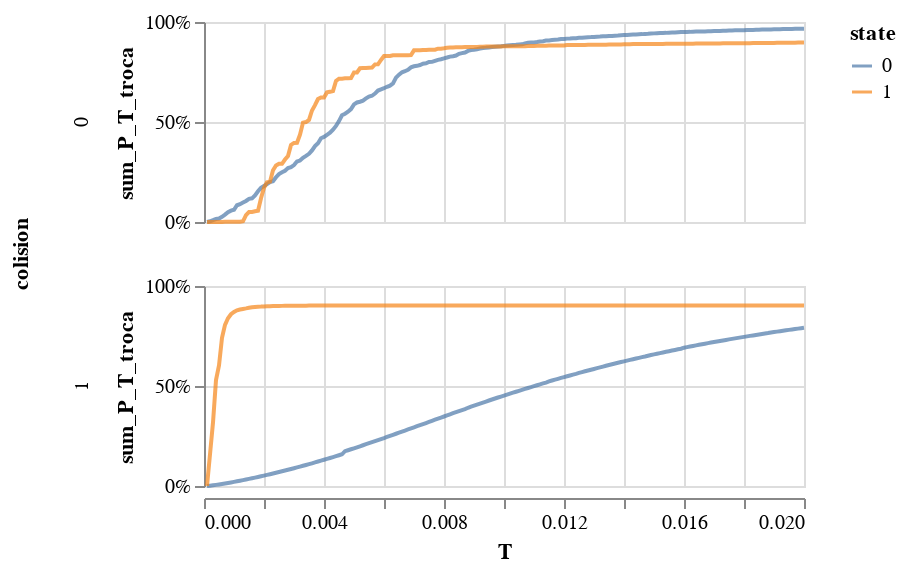

Notebook source saved alongside this figure:
### Code cell
alt.Chart(db_mean).mark_line(opacity = 0.7).encode(
    x = 'T',
    y = alt.Y('sum_P_T_troca').axis(format = '%'),
    row = 'colision:N',
    color = 'state:N'
).properties(height = 100).resolve_scale(y = 'independent')

### Figure 1 — Vega-Lite specification as saved in the notebook (floating-point values rounded to 4 significant figures; data arrays with more than 128 entries replaced by an {"elided": "..."} marker saying what was removed)
{"config": {"view": {"continuousWidth": 300, "continuousHeight": 300}}, "data": {"name": "data-acbf3ff52ca779af7114554d7140a0b2"}, "mark": {"type": "line", "opacity": 0.7}, "encoding": {"color": {"field": "state", "type": "nominal"}, "row": {"field": "colision", "type": "nominal"}, "x": {"field": "T", "type": "quantitative"}, "y": {"axis": {"format": "%"}, "field": "sum_P_T_troca", "type": "quantitative"}}, "height": 100, "resolve": {"scale": {"y": "independent"}}, "$schema": "https://vega.github.io/schema/vega-lite/v5.17.0.json", "datasets": {"data-acbf3ff52ca779af7114554d7140a0b2": {"elided": "800 records"}}}
